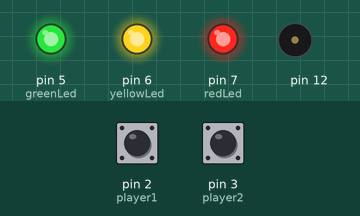
Simulated run of this sketch. Board: Arduino Uno, built with avr-gcc and run on an emulated ATmega328P. Parts: output pins drawn as LEDs (lit = HIGH), buzzer (waves = sounding). Inputs (shaded band) come from the test bench; at power-on: pin 2 (player1) HIGH, pin 3 (player2) HIGH. Random numbers use the default seed unless the sketch sets one; what the sketch prints to the serial monitor is not drawn.

Above: at 3.6 s.
At 4.5 s:
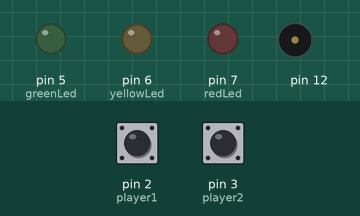
At 9.8 s:
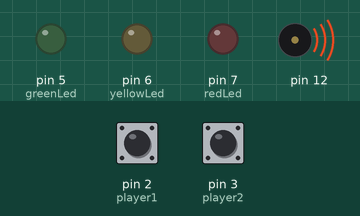
At 16.9 s:
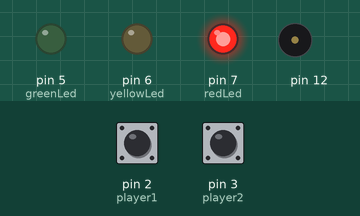
At 23.8 s:
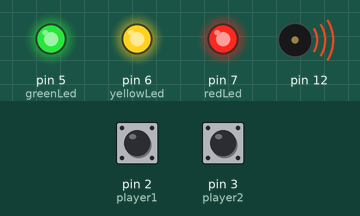
At 34.0 s:
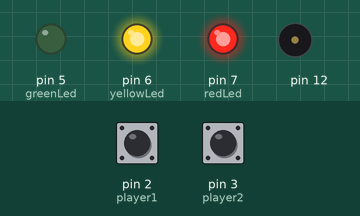
Timing chart, 0 to 40.0 s (numbered marks = the images above):
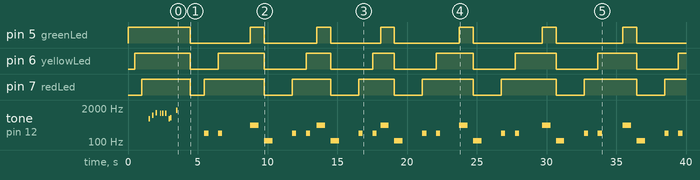

Measured:
- by itself, pin 5 (greenLed): HIGH → LOW at 4.5 s, → HIGH 4.3 s later, → LOW 1.0 s later, → HIGH 3.7 s later, … (13 changes in this stretch)
- by itself, pin 6 (yellowLed): HIGH → LOW at 4.5 s, → HIGH 2.0 s later, → LOW 3.3 s later, → HIGH 3.0 s later, … (14 changes in this stretch)
- by itself, pin 7 (redLed): HIGH → LOW at 4.5 s, → HIGH 1.0 s later, → LOW 4.3 s later, → HIGH 2.0 s later, … (14 changes in this stretch)
- by itself, tone on pin 12: plays 784 Hz for 0.10 s, 1047 Hz for 0.10 s, 1319 Hz for 0.10 s, 1245 Hz for 0.10 s, 1245 Hz for 0.10 s, 1245 Hz for 0.10 s … (35 notes in this stretch)

The sketch:

READYSTEADYBAAM.ino
```cpp
/*
Ready Steady Baam
Wer drückt schneller, wenn die grüne LED leuchtet?

Speaker GND und 12
greenLed 7
yellowLed 6
redLed 5
Taster1 (player1) 2
Taster2 (player2) 3
*/

#include <Tone.h>


int greenLed = 5;
int yellowLed = 6;
int redLed = 7;
int player1 = 2;
int player2 = 3;

long bamTime;
long p1Time;
long p2Time;

Tone speaker;


void setup() {

 Serial.begin(9600);
 Serial.println("setup");


 speaker.begin( 12 );

 pinMode( greenLed, OUTPUT );
 pinMode( yellowLed, OUTPUT );
 pinMode( redLed, OUTPUT );

 setupPlayers();

    //Startmelodie

 digitalWrite (greenLed, HIGH);
 delay (500);
 digitalWrite (greenLed, HIGH);
 digitalWrite (yellowLed, HIGH);
 delay (500);
 digitalWrite (yellowLed, HIGH);
 digitalWrite (redLed, HIGH);
 delay (500);
 digitalWrite (redLed, HIGH);
 speaker.play( NOTE_G5, 100 );
 delay (250);
 speaker.play( NOTE_C6, 100 );
 delay (250);
 speaker.play( NOTE_E6, 100 );
 delay (300);
 speaker.play( NOTE_DS6, 100 );
 delay (150);
 speaker.play( NOTE_DS6, 100 );
 delay (220);
 speaker.play( NOTE_DS6, 100 );
 delay (250);
 speaker.play( NOTE_G5, 100 );
 delay (100);
 speaker.play( NOTE_GS5, 100 );
 delay (450);
 speaker.play( NOTE_GS6, 100 );
 delay (1000);

}


void setupPlayers() {

  pinMode( player1, INPUT );
  digitalWrite( player1, HIGH );
  attachInterrupt( 0, onPlayer1, FALLING );

  pinMode( player2, INPUT );
  digitalWrite( player2, HIGH );
  attachInterrupt( 1, onPlayer2, FALLING );
}


void loop() {
  runGame();
}

void runGame() {

  int bam = random( 500, 3000 );
  int d = 1000;
  p1Time = 0;
  p2Time = 0;
  bamTime = 0;

  // turn off all leds
  digitalWrite( greenLed, LOW );
  digitalWrite( yellowLed, LOW );
  digitalWrite( redLed, LOW );

  delay( d );
  speaker.play( NOTE_A3, 300 );
  digitalWrite( redLed, HIGH );

  delay( d );
  speaker.play( NOTE_A3, 300 );
  digitalWrite( yellowLed, HIGH );

  delay( bam );
  speaker.play( NOTE_A4, 600 );
  digitalWrite( greenLed, HIGH );
  bamTime = millis();

  delay( d );

  long delta1 = p1Time - bamTime;
  long delta2 = p2Time - bamTime;

  digitalWrite( greenLed, LOW );
  digitalWrite( yellowLed, LOW );
  digitalWrite( redLed, LOW );

  boolean loose = true;

  if( delta1 > 0 && ( delta1 < delta2 || delta2 < 0 ) ) {
    digitalWrite( yellowLed, HIGH );
    speaker.play( NOTE_G5, 100 );
    loose = false;
  }

  if( delta2 > 0 && ( delta2 < delta1 || delta1 < 0 )  ) {
    digitalWrite( redLed, HIGH );
    speaker.play( NOTE_C5, 100 );
    loose = false;
  }

  if( loose ) {
    speaker.play( NOTE_A2, 600 );
  }

  delay( d );
}


void onPlayer1() {
  if( p1Time == 0 ) p1Time = millis();
}

void onPlayer2() {
  if( p2Time == 0 ) p2Time = millis();
}
```
